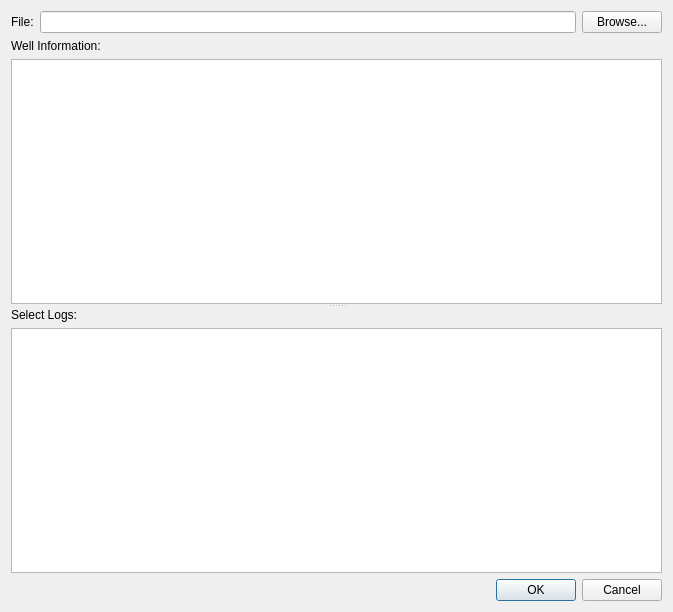
<?xml version="1.0" encoding="UTF-8"?>
<ui version="4.0">
 <class>LASImportDialog</class>
 <widget class="QDialog" name="LASImportDialog">
  <property name="geometry">
   <rect>
    <x>0</x>
    <y>0</y>
    <width>673</width>
    <height>612</height>
   </rect>
  </property>
  <property name="windowTitle">
   <string>Dialog</string>
  </property>
  <layout class="QVBoxLayout" name="verticalLayout_3">
   <item>
    <layout class="QHBoxLayout" name="horizontalLayout">
     <item>
      <widget class="QLabel" name="label">
       <property name="text">
        <string>File:</string>
       </property>
      </widget>
     </item>
     <item>
      <widget class="QLineEdit" name="leFileName">
       <property name="readOnly">
        <bool>true</bool>
       </property>
      </widget>
     </item>
     <item>
      <widget class="QPushButton" name="pbBrowse">
       <property name="text">
        <string>Browse...</string>
       </property>
      </widget>
     </item>
    </layout>
   </item>
   <item>
    <widget class="QSplitter" name="splitter">
     <property name="orientation">
      <enum>Qt::Vertical</enum>
     </property>
     <widget class="QWidget" name="layoutWidget">
      <layout class="QVBoxLayout" name="verticalLayout">
       <item>
        <widget class="QLabel" name="label_2">
         <property name="text">
          <string>Well Information:</string>
         </property>
        </widget>
       </item>
       <item>
        <widget class="QTableView" name="tvWellInformation">
         <property name="alternatingRowColors">
          <bool>true</bool>
         </property>
         <property name="sortingEnabled">
          <bool>true</bool>
         </property>
         <attribute name="horizontalHeaderStretchLastSection">
          <bool>true</bool>
         </attribute>
        </widget>
       </item>
      </layout>
     </widget>
     <widget class="QWidget" name="layoutWidget">
      <layout class="QVBoxLayout" name="verticalLayout_2">
       <item>
        <widget class="QLabel" name="label_3">
         <property name="text">
          <string>Select Logs:</string>
         </property>
        </widget>
       </item>
       <item>
        <widget class="QListWidget" name="lwCurves">
         <property name="selectionMode">
          <enum>QAbstractItemView::ExtendedSelection</enum>
         </property>
        </widget>
       </item>
      </layout>
     </widget>
    </widget>
   </item>
   <item>
    <widget class="QDialogButtonBox" name="buttonBox">
     <property name="standardButtons">
      <set>QDialogButtonBox::Cancel|QDialogButtonBox::Ok</set>
     </property>
    </widget>
   </item>
  </layout>
 </widget>
 <resources/>
 <connections>
  <connection>
   <sender>buttonBox</sender>
   <signal>rejected()</signal>
   <receiver>LASImportDialog</receiver>
   <slot>reject()</slot>
   <hints>
    <hint type="sourcelabel">
     <x>336</x>
     <y>588</y>
    </hint>
    <hint type="destinationlabel">
     <x>336</x>
     <y>305</y>
    </hint>
   </hints>
  </connection>
  <connection>
   <sender>buttonBox</sender>
   <signal>accepted()</signal>
   <receiver>LASImportDialog</receiver>
   <slot>accept()</slot>
   <hints>
    <hint type="sourcelabel">
     <x>336</x>
     <y>588</y>
    </hint>
    <hint type="destinationlabel">
     <x>336</x>
     <y>305</y>
    </hint>
   </hints>
  </connection>
 </connections>
</ui>
